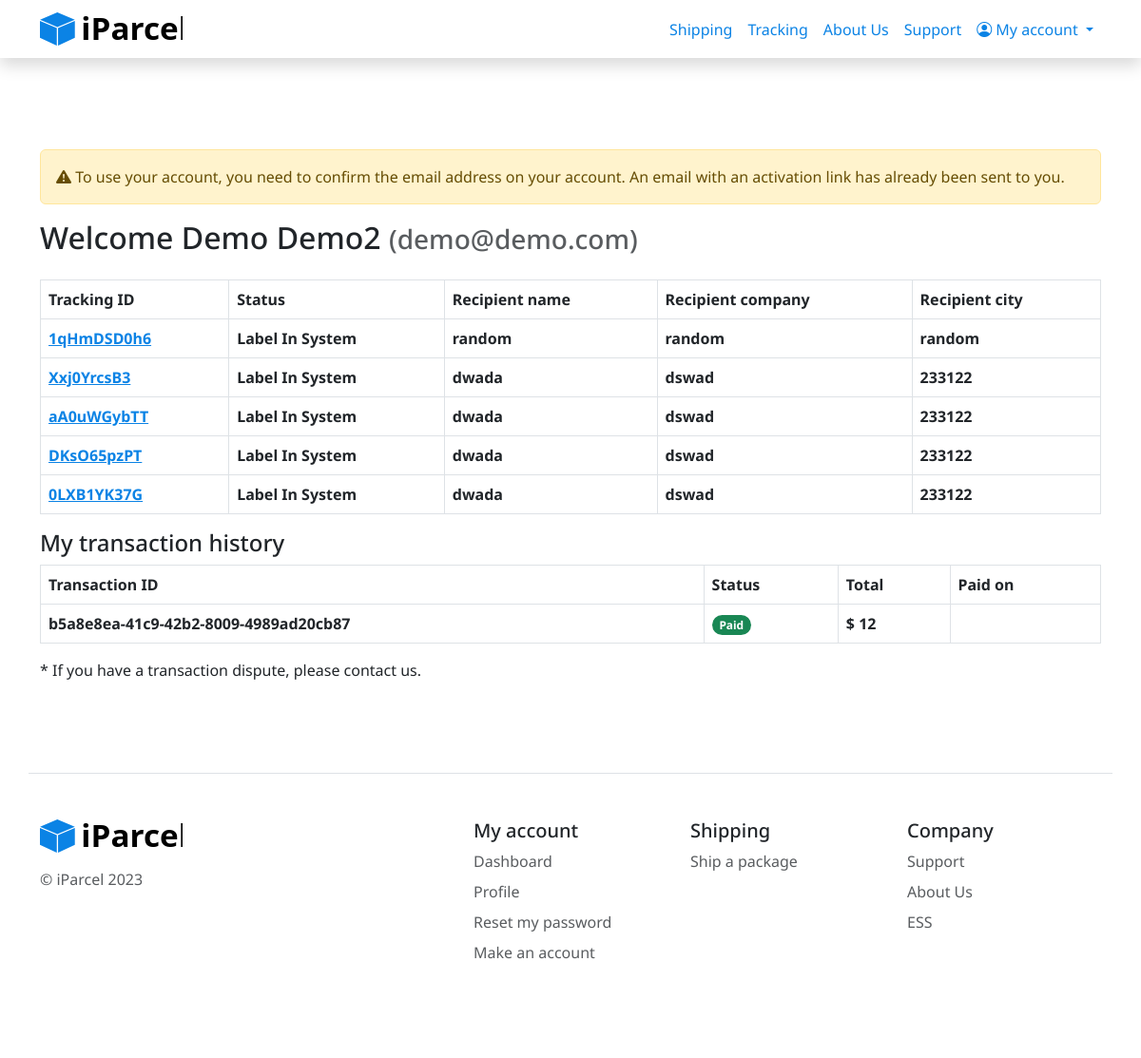
/dashboard.php (signed in), run on the app's committed database.
### tables this page shows
CREATE TABLE IF NOT EXISTS `users` (
  `user_id` varchar(225) NOT NULL DEFAULT '',
  `name` varchar(50) NOT NULL DEFAULT '',
  `password` varchar(225) DEFAULT NULL,
  `email` varchar(225) NOT NULL DEFAULT '0',
  `phone` varchar(13) DEFAULT NULL,
  `user_group_role_id` int NOT NULL DEFAULT '0',
  `user_group_id` int DEFAULT NULL,
  `created_at` datetime DEFAULT CURRENT_TIMESTAMP,
  `deleted_at` datetime DEFAULT NULL,
  `email_confirmed` int DEFAULT '0',
  PRIMARY KEY (`user_id`),
  UNIQUE KEY `email` (`email`)
);

CREATE TABLE IF NOT EXISTS `parcels` (
  `parcel_id` varchar(225) NOT NULL DEFAULT '',
  `status` int DEFAULT NULL,
  `weight` float DEFAULT NULL,
  `code` varchar(50) DEFAULT NULL,
  `shipping_method` int DEFAULT NULL,
  `parcel_sender_id` varchar(225) DEFAULT NULL,
  `parcel_recipient_id` varchar(225) DEFAULT NULL,
  `user_id` varchar(225) DEFAULT NULL,
  PRIMARY KEY (`parcel_id`),
  KEY `user_id` (`user_id`)
);

CREATE TABLE IF NOT EXISTS `parcel_recipient` (
  `parcel_recipient_id` varchar(225) NOT NULL,
  `name` varchar(225) NOT NULL,
  `address` varchar(225) NOT NULL,
  `city` varchar(225) NOT NULL,
  `state` varchar(225) NOT NULL,
  `zip` int NOT NULL DEFAULT '0',
  `country` varchar(225) NOT NULL DEFAULT 'United States',
  `company` varchar(225) DEFAULT NULL,
  PRIMARY KEY (`parcel_recipient_id`) USING BTREE
);

CREATE TABLE IF NOT EXISTS `transactions` (
  `transaction_id` varchar(225) NOT NULL DEFAULT '',
  `total` float DEFAULT NULL,
  `status` int DEFAULT NULL,
  `paid_on` datetime DEFAULT CURRENT_TIMESTAMP,
  `cc_name` varchar(225) DEFAULT NULL,
  `cc_number` int DEFAULT NULL,
  `cc_exp` int DEFAULT NULL,
  `cc_cvv` int DEFAULT NULL,
  `user_id` varchar(225) DEFAULT NULL,
  PRIMARY KEY (`transaction_id`) USING BTREE,
  KEY `user_id` (`user_id`)
);

### globals.include.php (called while the page is built, shortened)
<?php
function getDeliveryStatus($code)
{
    switch ($code) {
        case 0:
            return "Label In System";
    }
}
function getPaidStatus($status)
{
    switch ($status) {
        case 1:
            return "Paid";
    }
}

### dashboard.php (the view, shortened to what this page needs)
<?php
require_once 'globals.include.php';
$user_id = $_SESSION["user"];
$stmt = $dbConn->prepare("SELECT name,email FROM users WHERE user_id= :user_id");
$stmt->bindParam(":user_id", $user_id);
$stmt->execute();
$user = $stmt->fetch();
$name = $user["name"];
$email = $user["email"];
$parcels = [];
$stmt = $dbConn->prepare("SELECT p.code, p.status, pr.name, pr.company, pr.city, pr.state
FROM parcels AS p
JOIN parcel_recipient AS pr ON p.parcel_recipient_id = pr.parcel_recipient_id
WHERE p.user_id = :user_id");
$stmt->bindParam(":user_id", $user_id);
$stmt->execute();
if ($stmt->rowCount() > 0) {
    $parcels = $stmt->fetchAll();
}
$transactions = [];
$stmt = $dbConn->prepare("SELECT * FROM transactions WHERE user_id = :user_id");
$stmt->bindParam(":user_id", $user_id);
$stmt->execute();
if ($stmt->rowCount() > 0) {
    $transactions = $stmt->fetchAll();
}
?>
<!DOCTYPE html>
<html>
<head>
    <link href="https://cdn.jsdelivr.net/npm/bootstrap@5.3.0-alpha1/dist/css/bootstrap.min.css" rel="stylesheet">
    <link href="https://cdn.jsdelivr.net/npm/bootstrap-icons@1.10.3/font/bootstrap-icons.css" rel="stylesheet">
    <link href="css/style.css" rel="stylesheet">
</head>
<body>
    <?php include 'navbar.include.php'; ?>
    <div class="px-4 py-5 my-5">
        <div class="container">
            <?php include 'confirm-email.include.php'; ?>
            <h2 class="mb-4">Welcome <?= $name; ?> <small class="text-body-secondary">(<?= $email; ?>)</small></h2>
            <table class="table table-bordered">
                <thead>
                    <tr>
                        <th scope="col">Tracking ID</th>
                        <th scope="col">Status</th>
                        <th scope="col">Recipient name</th>
                        <th scope="col">Recipient company</th>
                        <th scope="col">Recipient city</th>
                    </tr>
                </thead>
                <tbody>
                    <?php foreach ($parcels as $parcel) : ?>
                        <tr>
                            <th><a href="viewtracking.php?tracknum=<?= $parcel["code"]; ?>"><?= $parcel["code"]; ?></a></th>
                            <th><?= getDeliveryStatus($parcel["status"]); ?></th>
                            <th><?= $parcel["name"]; ?></th>
                            <th><?= $parcel["company"]; ?></th>
                            <th><?= $parcel["city"]; ?></th>
                        </tr>
                    <?php endforeach; ?>
                </tbody>
            </table>
            <h4>My transaction history</h4>
            <table class="table table-bordered">
                <thead>
                    <tr>
                        <th scope="col">Transaction ID</th>
                        <th scope="col">Status</th>
                        <th scope="col">Total</th>
                        <th scope="col">Paid on</th>
                    </tr>
                </thead>
                <tbody>
                    <?php foreach ($transactions as $transaction) : ?>
                        <tr>
                            <th><?= $transaction["transaction_id"]; ?></th>
                            <th><span class="badge rounded-pill text-bg-success"><?= getPaidStatus($transaction["status"]); ?></span></th>
                            <th>$ <?= $transaction["total"]; ?></th>
                            <th><?= $transaction["paid_on"]; ?></th>
                        </tr>
                    <?php endforeach; ?>
                </tbody>
            </table>
            * If you have a transaction dispute, please contact us.
        </div>
    </div>
    <?php include 'footer.include.php'; ?>
</body>
</html>

### css/style.css (style rules this page uses)
body { font-family: 'Noto Sans', sans-serif!important; }
a { color: #0B83E5!important; }

### data on the page
users: name "Demo Demo2", email "demo@demo.com"
parcels: code "1qHmDSD0h6", status "Label In System", parcel_recipient.name "random", parcel_recipient.company "random", parcel_recipient.city "random"
parcels: code "Xxj0YrcsB3", status "Label In System", parcel_recipient.name "dwada", parcel_recipient.company "dswad", parcel_recipient.city "233122"
parcels: code "aA0uWGybTT", status "Label In System", parcel_recipient.name "dwada", parcel_recipient.company "dswad", parcel_recipient.city "233122"
parcels: code "DKsO65pzPT", status "Label In System", parcel_recipient.name "dwada", parcel_recipient.company "dswad", parcel_recipient.city "233122"
parcels: code "0LXB1YK37G", status "Label In System", parcel_recipient.name "dwada", parcel_recipient.company "dswad", parcel_recipient.city "233122"
transactions: transaction_id "b5a8e8ea-41c9-42b2-8009-4989ad20cb87", status "Paid", total "12"
